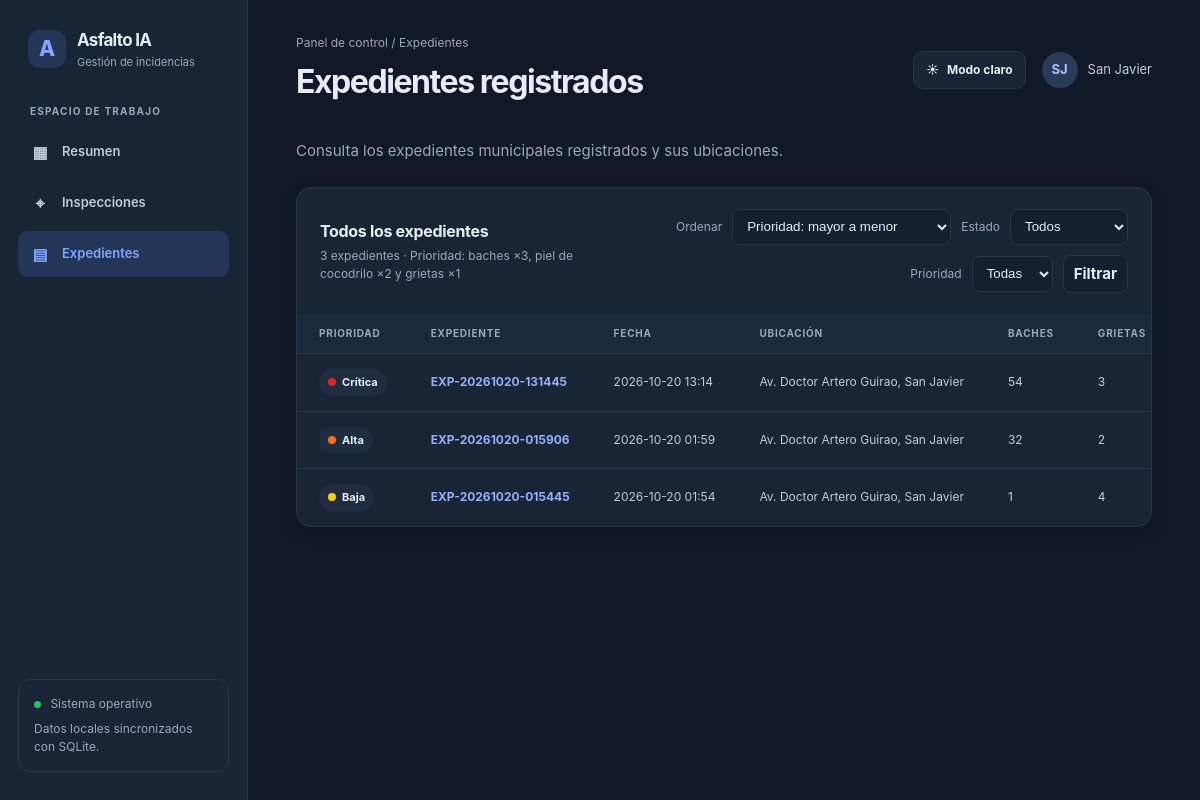
/?vista=expedientes&id=EXP-20261112-001409, run on an earlier commit of the app's database.
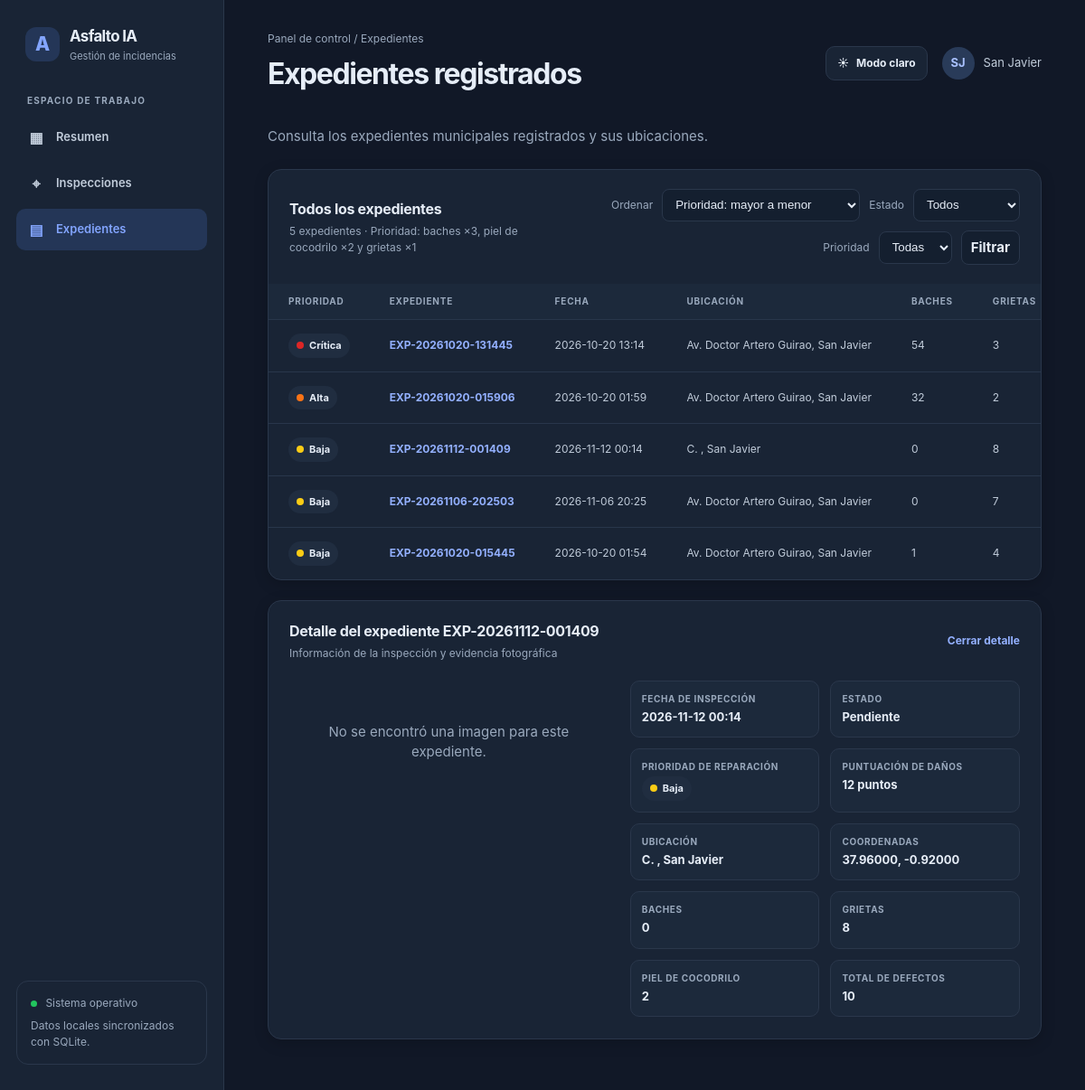
And on a later commit of the database.
### tables this page shows
CREATE TABLE expedientes (
            id TEXT PRIMARY KEY,
            fecha TEXT,
            ubicacion TEXT,
            lat REAL,
            lon REAL,
            baches INTEGER,
            grietas INTEGER,
            piel_cocodrilo INTEGER,
            total_defectos INTEGER,
            estado TEXT,
            imagen_path TEXT
        , imagen_original_path TEXT);

### app.py (the view)
@app.route("/")
def index():
    view = request.args.get("vista", "resumen")
    if view not in {"resumen", "inspecciones", "expedientes"}:
        view = "resumen"
    priority_filter = request.args.get("prioridad", "")
    if priority_filter not in PRIORITIES:
        priority_filter = ""
    state_filter = request.args.get("estado", "")
    if state_filter not in STATES:
        state_filter = ""
    sort_by = request.args.get("orden", "prioridad_desc")
    if sort_by not in SORT_OPTIONS:
        sort_by = "prioridad_desc"
    selected_id = request.args.get("id", "")
    with sqlite3.connect(DB_PATH) as conn:
        conn.row_factory = sqlite3.Row
        summary = conn.execute(
            """
            SELECT
                COUNT(*) AS total,
                COALESCE(SUM(baches), 0) AS baches,
                COALESCE(SUM(grietas), 0) AS grietas,
                COALESCE(SUM(piel_cocodrilo), 0) AS piel_cocodrilo,
                COALESCE(SUM(CASE WHEN estado = 'Pendiente' THEN 1 ELSE 0 END), 0)
                    AS pendientes
            FROM expedientes
            """
        ).fetchone()
        incidencias = conn.execute(
            """
            SELECT id, fecha, ubicacion, total_defectos, estado
            FROM expedientes
            ORDER BY fecha DESC
            LIMIT 6
            """
        ).fetchall()
        expedientes = conn.execute(
            """
            SELECT id, fecha, ubicacion, lat, lon, baches, grietas,
                   piel_cocodrilo, total_defectos, estado, imagen_path,
                   imagen_original_path
            FROM expedientes
            """
        ).fetchall()
    records = []
    selected_expediente = None
    for expediente in expedientes:
        record = dict(expediente)
        record.update(get_priority(record))
        records.append(record)
        if record["id"] == selected_id:
            selected_expediente = record
    records.sort(key=lambda record: record["fecha"] or "", reverse=True)
    if view == "expedientes":
        if sort_by == "fecha_asc":
            records.reverse()
        elif sort_by == "prioridad_desc":
            records.sort(key=lambda record: record["rank"])
        elif sort_by == "prioridad_asc":
            records.sort(key=lambda record: record["rank"], reverse=True)
        if priority_filter:
            records = [
                record
                for record in records
                if record["prioridad"] == priority_filter
            ]
        if state_filter:
            records = [
                record
                for record in records
                if record["estado"] == state_filter
            ]
    selected_expediente = next(
        (record for record in records if record["id"] == selected_id),
        None,
    )
    selected_image = None
    selected_image_is_original = False
    processed_image = None
    if view == "expedientes" and selected_expediente:
        original_path = selected_expediente["imagen_original_path"]
        has_original_image = bool(resolve_evidence_path(original_path))
        evidence_path = (
            original_path if has_original_image else selected_expediente["imagen_path"]
        )
        if resolve_evidence_path(evidence_path):
            selected_image = url_for(
                "expediente_image", expediente_id=selected_id, tipo="original"
            )
            selected_image_is_original = has_original_image
        if original_path and selected_expediente["imagen_path"]:
            if resolve_evidence_path(selected_expediente["imagen_path"]):
                processed_image = url_for(
                    "expediente_image",
                    expediente_id=selected_id,
                    tipo="procesada",
                )
    map_points = [
        record
        for record in records
        if record["lat"] is not None and record["lon"] is not None
    ]
    return render_template(
        "index.html",
        view=view,
        summary=summary,
        incidencias=incidencias,
        expedientes=records,
        map_points=map_points,
        priority_filter=priority_filter,
        state_filter=state_filter,
        sort_by=sort_by,
        priorities=PRIORITIES,
        states=STATES,
        sort_options=SORT_OPTIONS,
        selected_expediente=selected_expediente,
        selected_image=selected_image,
        selected_image_is_original=selected_image_is_original,
        processed_image=processed_image,
    )

### app.py (called while the page is built)
def get_priority(expediente):
    if (expediente["estado"] or "").casefold() == "reparado":
        priority = "Baja"
        score = 0
    else:
        potholes = expediente["baches"] or 0
        cracks = expediente["grietas"] or 0
        alligator_cracks = expediente["piel_cocodrilo"] or 0
        score = potholes * 3 + alligator_cracks * 2 + cracks
        if score >= 100:
            priority = "Crítica"
        elif score >= 50:
            priority = "Alta"
        elif score >= 15:
            priority = "Media"
        else:
            priority = "Baja"
    return {
        "prioridad": priority,
        "priority_score": score,
        **PRIORITIES[priority],
    }

### templates/index.html (shortened to what the changed rows need)
<!doctype html>
<html lang="es">
<head>
  <link rel="stylesheet" href="https://unpkg.com/leaflet@1.9.4/dist/leaflet.css">
  <link rel="stylesheet" href="https://unpkg.com/leaflet.markercluster@1.5.3/dist/MarkerCluster.css">
  <link rel="stylesheet" href="https://unpkg.com/leaflet.markercluster@1.5.3/dist/MarkerCluster.Default.css">
</head>
<body>
  <div class="layout">
    <main>
      <header class="topbar">
        <div>
          <h1>{{ {"resumen": "Incidencias viarias", "inspecciones": "Inspecciones con IA", "expedientes": "Expedientes registrados"}[view] }}</h1>
        </div>
      </header>
      {% if view == "resumen" %}
      <p class="welcome">Estado general de las inspecciones y daños registrados en la red viaria.</p>
      <section class="metrics" aria-label="Resumen de incidencias">
        <article class="card metric">
          <div class="metric-top"><span>Expedientes</span><span class="metric-icon" aria-hidden="true">▤</span></div>
          <strong class="metric-value">{{ summary.total }}</strong>
          <span class="metric-foot">Total registrados</span>
        </article>
        <article class="card metric">
          <div class="metric-top"><span>Pendientes</span><span class="metric-icon" aria-hidden="true">◷</span></div>
          <strong class="metric-value">{{ summary.pendientes }}</strong>
          <span class="metric-foot">Requieren seguimiento</span>
        </article>
        <article class="card metric">
          <div class="metric-top"><span>Baches detectados</span><span class="metric-icon" aria-hidden="true">⌁</span></div>
          <strong class="metric-value">{{ summary.baches }}</strong>
          <span class="metric-foot">Clasificación D40</span>
        </article>
        <article class="card metric">
          <div class="metric-top"><span>Otros defectos</span><span class="metric-icon" aria-hidden="true">⌖</span></div>
          <strong class="metric-value">{{ summary.grietas + summary.piel_cocodrilo }}</strong>
          <span class="metric-foot">Grietas y piel de cocodrilo</span>
        </article>
      </section>
      <section class="panel map-panel" aria-labelledby="map-heading">
        <div class="panel-heading">
          <div>
            <h2 id="map-heading">Mapa de expedientes</h2>
            <p class="panel-subtitle">Ubicación de las incidencias con coordenadas registradas</p>
            <div class="map-legend" aria-label="Leyenda de prioridad">
              {% for priority, style in priorities.items() %}
              <span class="priority-badge" style="--priority-color: {{ style.color }}"><span class="priority-dot" aria-hidden="true"></span>{{ priority }}</span>
              {% endfor %}
            </div>
          </div>
        </div>
        {% if map_points %}
        <div id="incident-map" role="application" aria-label="Mapa interactivo de expedientes"></div>
        {% else %}
        <div class="empty">
          <div class="empty-icon" aria-hidden="true">⌖</div>
          <strong>No hay expedientes con coordenadas</strong>
          <div>Cuando se registren ubicaciones, aparecerán en el mapa.</div>
        </div>
        {% endif %}
      </section>
      <section class="panel" aria-labelledby="recent-heading">
        <div class="panel-heading">
          <div>
            <h2 id="recent-heading">Expedientes recientes</h2>
            <p class="panel-subtitle">Últimas incidencias guardadas en el sistema</p>
          </div>
        </div>
        {% if incidencias %}
        <div class="table-wrap">
          <table>
            <thead>
              <tr><th>Prioridad</th><th>Expediente</th><th>Fecha</th><th>Ubicación</th><th>Defectos</th><th>Estado</th></tr>
            </thead>
            <tbody>
              {% for incidencia in incidencias %}
              <tr>
                <td><span class="priority-badge" style="--priority-color: {{ incidencia.color }}"><span class="priority-dot" aria-hidden="true"></span>{{ incidencia.prioridad }}</span></td>
                <td><a class="table-link" href="{{ url_for('index', vista='expedientes', id=incidencia.id) }}">{{ incidencia.id }}</a></td>
                <td>{{ incidencia.fecha or "—" }}</td>
                <td>{{ incidencia.ubicacion or "Ubicación no especificada" }}</td>
                <td>{{ incidencia.total_defectos or 0 }}</td>
                <td><span class="badge{% if incidencia.estado == 'Reparado' %} done{% endif %}">{{ incidencia.estado or "Pendiente" }}</span></td>
              </tr>
              {% endfor %}
            </tbody>
          </table>
        </div>
        {% else %}
        <div class="empty">
          <div class="empty-icon" aria-hidden="true">⌖</div>
          <strong>Aún no hay expedientes</strong>
          <div>Cuando se registren nuevas inspecciones, aparecerán aquí.</div>
        </div>
        {% endif %}
      </section>
      {% else %}
      <p class="welcome">Consulta los expedientes municipales registrados y sus ubicaciones.</p>
      <section class="panel" aria-labelledby="records-heading">
        <div class="panel-heading">
          <div class="records-toolbar">
          <div>
            <h2 id="records-heading">Todos los expedientes</h2>
            <p class="panel-subtitle">{{ expedientes|length }} expedientes · Prioridad: baches ×3, piel de cocodrilo ×2 y grietas ×1</p>
          </div>
          <form class="records-filters" method="get" action="{{ url_for('index') }}">
            <label for="sort-order">Ordenar</label>
            <select id="sort-order" name="orden">
              {% for value, label in sort_options.items() %}
              <option value="{{ value }}"{% if sort_by == value %} selected{% endif %}>{{ label }}</option>
              {% endfor %}
            </select>
            <label for="state-filter">Estado</label>
            <select id="state-filter" name="estado">
              <option value="">Todos</option>
            </select>
            <label for="priority-filter">Prioridad</label>
            <select id="priority-filter" name="prioridad">
              <option value="">Todas</option>
            </select>
            <button type="submit">Filtrar</button>
          </form>
          </div>
        </div>
        {% if expedientes %}
        <div class="table-wrap">
          <table>
            <thead>
              <tr><th>Prioridad</th><th>Expediente</th><th>Fecha</th><th>Ubicación</th><th>Baches</th><th>Grietas</th><th>Piel de cocodrilo</th><th>Total</th><th>Estado</th></tr>
            </thead>
            <tbody>
              {% for incidencia in expedientes %}
              <tr>
                <td><span class="priority-badge" style="--priority-color: {{ incidencia.color }}"><span class="priority-dot" aria-hidden="true"></span>{{ incidencia.prioridad }}</span></td>
                <td><a class="table-link" href="{{ url_for('index', vista='expedientes', id=incidencia.id, prioridad=priority_filter or none, estado=state_filter or none, orden=sort_by) }}">{{ incidencia.id }}</a></td>
                <td>{{ incidencia.fecha or "—" }}</td>
                <td>{{ incidencia.ubicacion or "Ubicación no especificada" }}</td>
                <td>{{ incidencia.baches or 0 }}</td>
                <td>{{ incidencia.grietas or 0 }}</td>
              </tr>
              {% endfor %}
            </tbody>
          </table>
        </div>
        {% else %}
        <div class="empty">Aún no hay expedientes guardados.</div>
        {% endif %}
      </section>
      {% if selected_expediente %}
      <section class="panel detail-panel" aria-labelledby="detail-heading">
        <div class="panel-heading">
          <div>
            <h2 id="detail-heading">Detalle del expediente {{ selected_expediente.id }}</h2>
            <p class="panel-subtitle">Información de la inspección y evidencia fotográfica</p>
          </div>
          <a class="detail-close" href="{{ url_for('index', vista='expedientes', prioridad=priority_filter or none, estado=state_filter or none, orden=sort_by) }}">Cerrar detalle</a>
        </div>
        <div class="detail-content">
          <div>
            {% if selected_image %}
            <img class="evidence-image" src="{{ selected_image }}" alt="Fotografía del expediente {{ selected_expediente.id }}">
            <p class="image-caption">{% if selected_image_is_original %}Fotografía original enviada para el análisis{% else %}Evidencia fotográfica guardada con el expediente{% endif %}</p>
            {% else %}
            <div class="empty">No se encontró una imagen para este expediente.</div>
            {% endif %}
          </div>
          <dl class="detail-grid">
            <div class="detail-item"><dt>Fecha de inspección</dt><dd>{{ selected_expediente.fecha or "—" }}</dd></div>
            <div class="detail-item"><dt>Estado</dt><dd>{{ selected_expediente.estado or "Pendiente" }}</dd></div>
            <div class="detail-item"><dt>Prioridad de reparación</dt><dd><span class="priority-badge" style="--priority-color: {{ selected_expediente.color }}"><span class="priority-dot" aria-hidden="true"></span>{{ selected_expediente.prioridad }}</span></dd></div>
            <div class="detail-item"><dt>Puntuación de daños</dt><dd>{{ selected_expediente.priority_score }} puntos</dd></div>
            <div class="detail-item"><dt>Ubicación</dt><dd>{{ selected_expediente.ubicacion or "No especificada" }}</dd></div>
            <div class="detail-item"><dt>Coordenadas</dt><dd>{% if selected_expediente.lat is not none and selected_expediente.lon is not none %}{{ "%.5f"|format(selected_expediente.lat) }}, {{ "%.5f"|format(selected_expediente.lon) }}{% else %}No registradas{% endif %}</dd></div>
            <div class="detail-item"><dt>Baches</dt><dd>{{ selected_expediente.baches or 0 }}</dd></div>
            <div class="detail-item"><dt>Grietas</dt><dd>{{ selected_expediente.grietas or 0 }}</dd></div>
            <div class="detail-item"><dt>Piel de cocodrilo</dt><dd>{{ selected_expediente.piel_cocodrilo or 0 }}</dd></div>
            <div class="detail-item"><dt>Total de defectos</dt><dd>{{ selected_expediente.total_defectos or 0 }}</dd></div>
          </dl>
        </div>
      </section>
      {% endif %}
      {% endif %}
    </main>
  </div>
</body>
</html>

What changed in the data, as far as the page shows it:
added expedientes: prioridad "Baja", id "EXP-20261112-001409", fecha "2026-11-12 00:14", ubicacion "C. , San Javier", baches "0", grietas "8", estado "Pendiente", lat "37.96000", lon "-0.92000", piel_cocodrilo "2", total_defectos "10"
added expedientes: prioridad "Baja", id "EXP-20261106-202503", fecha "2026-11-06 20:25", ubicacion "Av. Doctor Artero Guirao, San Javier", baches "0", grietas "7"
Also different on the page:
{{ expedientes|length }}: "3" → "5"
{{ selected_expediente.prioridad }}: (not shown) → "Baja"
{{ selected_expediente.priority_score }}: (not shown) → "12"
text now shown: "Detalle del expediente Información de la inspección y evidencia fotográfica Cerrar detalle No se encontró una imagen para este expediente. FECHA DE INSPECCIÓN ESTADO PRIORIDAD DE REPARACIÓN PUNTUACIÓN DE DAÑOS puntos UBICACIÓN COORDENADAS , BACHES GRIETAS PIEL DE COCODRILO TOTAL DE DEFECTOS"
